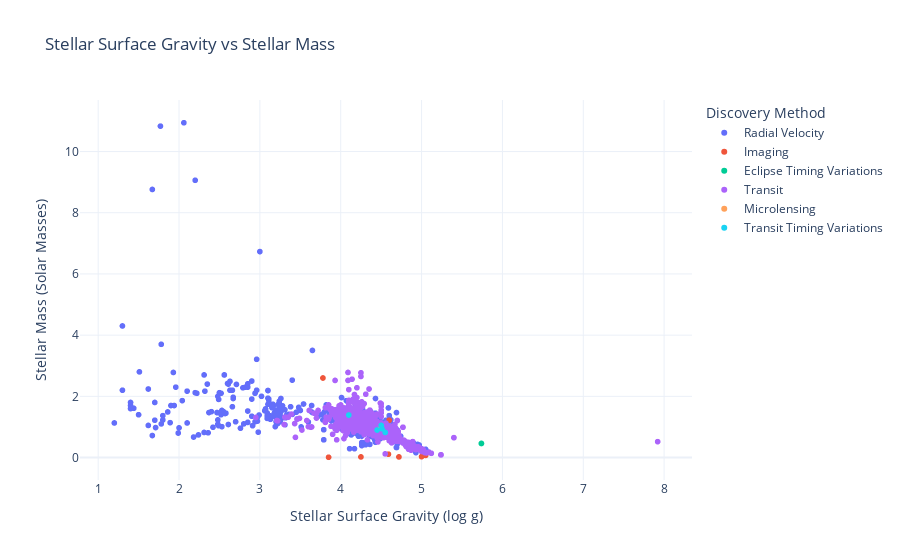

The notebook cell saved with this chart:
### Markdown cell above
### Relationship Between distance and Discovery Method

### Code cell
fig3 = px.scatter(
    filtered_data_filtered,
    x="Stellar Surface Gravity",
    y="Stellar Mass",
    color="Discovery Method",
    labels={
        "Stellar Surface Gravity": "Stellar Surface Gravity (log g)",
        "Stellar Mass": "Stellar Mass (Solar Masses)"
    },
    title="Stellar Surface Gravity vs Stellar Mass",
    template="plotly_white",
    log_x=False,
    log_y=False
)
fig3.show()

### Figure 1 — Plotly figure (JSON) as saved in the notebook; plotly's stock layout.template omitted (floating-point values rounded to 4 significant figures; data arrays with more than 128 entries replaced by an {"elided": "..."} marker saying what was removed)
{"data": [{"hovertemplate": "Discovery Method=Radial Velocity<br>Stellar Surface Gravity (log g)=%{x}<br>Stellar Mass (Solar Masses)=%{y}<extra></extra>", "legendgroup": "Radial Velocity", "marker": {"color": "#636efa", "symbol": "circle"}, "mode": "markers", "name": "Radial Velocity", "showlegend": true, "type": "scattergl", "x": {"elided": "899 float values"}, "xaxis": "x", "y": {"elided": "899 float values"}, "yaxis": "y"}, {"hovertemplate": "Discovery Method=Imaging<br>Stellar Surface Gravity (log g)=%{x}<br>Stellar Mass (Solar Masses)=%{y}<extra></extra>", "legendgroup": "Imaging", "marker": {"color": "#EF553B", "symbol": "circle"}, "mode": "markers", "name": "Imaging", "showlegend": true, "type": "scattergl", "x": [null, null, null, 4.59, null, null, null, null, null, null, 4.72, 3.85, null, 4.83, null, null, null, 4.6, null, null, null, null, null, null, null, null, null, null, null, null, null, null, null, 4, null, null, 4.25, null, null, null, null, 4.68, null, null, null, null, null, null, 5.05, null, 5, null, null, 3.78], "xaxis": "x", "y": [0.85, 0.19, 0.4, 0.11, 0.02, 0.02, 0.08, 0.6, 1.75, null, 0.02, 0.01, 0.35, 0.37, null, 0.33, 0.05, 1.22, 0.7, 0.9, 0.33, 2.4, 1.5, null, 1.6, 1.96, 2.5, 3.75, null, 1.3, 1.5, 1.5, 1.5, null, null, null, 0.02, null, null, 0.87, 1, 0.56, null, 1, 1, 0.06, 0.33, 0.36, 0.07, null, 0.03, 1.1, 1.76, 2.6], "yaxis": "y"}, {"hovertemplate": "Discovery Method=Eclipse Timing Variations<br>Stellar Surface Gravity (log g)=%{x}<br>Stellar Mass (Solar Masses)=%{y}<extra></extra>", "legendgroup": "Eclipse Timing Variations", "marker": {"color": "#00cc96", "symbol": "circle"}, "mode": "markers", "name": "Eclipse Timing Variations", "showlegend": true, "type": "scattergl", "x": [null, null, null, null, null, null, null, null, null, null, null, 5.74, 5.74, null, null, null], "xaxis": "x", "y": [0.48, 0.51, 0.69, 0.88, 0.88, 0.48, 1.21, null, null, null, 0.42, 0.46, 0.46, 0.44, 0.7, 0.7], "yaxis": "y"}, {"hovertemplate": "Discovery Method=Transit<br>Stellar Surface Gravity (log g)=%{x}<br>Stellar Mass (Solar Masses)=%{y}<extra></extra>", "legendgroup": "Transit", "marker": {"color": "#ab63fa", "symbol": "circle"}, "mode": "markers", "name": "Transit", "showlegend": true, "type": "scattergl", "x": {"elided": "3444 float values"}, "xaxis": "x", "y": {"elided": "3444 float values"}, "yaxis": "y"}, {"hovertemplate": "Discovery Method=Microlensing<br>Stellar Surface Gravity (log g)=%{x}<br>Stellar Mass (Solar Masses)=%{y}<extra></extra>", "legendgroup": "Microlensing", "marker": {"color": "#FFA15A", "symbol": "circle"}, "mode": "markers", "name": "Microlensing", "showlegend": true, "type": "scattergl", "x": [null, null, null, null, null, null, null, null, null, null, null, null, null, null, null, null, null, null, null, null, null, null, null, null, null, null, null, null, null, null, null, null, null, null, null, null, null, null, null, null, null, null, null, null, null, null, null, null, null, null, null, null, null, null, null, null, null, null, null, null, null, null, null, null, null, null, null, null, null, null, null, null, null, null, null, null, null, null, null, null, null, null, null, null, null, null, null, null, null, null, null, null, null, null, null, null, null, null, null, null, null, null, null, null, null, null, null, null, 4.5, null, null, null, null, null, null, null, null, null, null, null], "xaxis": "x", "y": [0.48, 0.09, 0.45, 0.04, 0.49, 0.07, 0.5, 0.64, 0.06, 0.76, 0.37, 0.33, 1.14, 0.09, 0.22, 1.09, 0.19, 0.65, 0.09, 0.69, 0.09, 0.76, 0.48, 0.61, 0.31, 0.06, 0.3, 0.21, 0.56, 0.56, 0.52, 0.19, 0.16, 0.58, 0.11, 0.18, 0.67, 0.75, 0.11, 0.15, 0.86, 0.39, 0.49, 0.1, 0.88, 0.02, 0.01, 0.29, 0.15, 0.75, 0.03, 0.63, 0.46, 0.69, 0.22, 0.51, 0.51, 0.41, 0.64, 0.71, 0.37, 0.41, 0.26, 0.21, 1.06, 1.06, 0.02, 0.44, 0.34, 0.29, 0.4, 0.57, 0.1, 0.54, 0.11, 0.29, 0.46, 0.33, 0.71, 0.62, 0.4, 0.4, 0.51, 0.1, 0.3, 0.38, 0.34, 0.55, 0.08, 0.13, 0.72, 0.3, 0.88, 0.08, 0.1, 0.4, 0.25, 0.56, 0.2, 0.7, 0.55, 0.21, 0.81, 0.23, 0.04, 0.25, 0.23, 0.12, 1, 0.54, 0.18, 0.18, 0.37, 1.11, 0.43, 0.42, 0.27, 0.8, 0.59, 0.81], "yaxis": "y"}, {"hovertemplate": "Discovery Method=Transit Timing Variations<br>Stellar Surface Gravity (log g)=%{x}<br>Stellar Mass (Solar Masses)=%{y}<extra></extra>", "legendgroup": "Transit Timing Variations", "marker": {"color": "#19d3f3", "symbol": "circle"}, "mode": "markers", "name": "Transit Timing Variations", "showlegend": true, "type": "scattergl", "x": [null, null, 4.51, null, null, null, null, null, null, null, null, null, null, null, 4.1, null, 4.45, 4.5, null, 4.55, null, null], "xaxis": "x", "y": [1.03, null, 0.94, 1.14, 0.8, 0.87, 0.89, 0.89, 0.67, 0.67, 1, 1, 0.9, 0.9, 1.39, 1.5, 0.9, 1.05, 0.91, 0.82, 1.12, 1.22], "yaxis": "y"}], "layout": {"legend": {"title": {"text": "Discovery Method"}, "tracegroupgap": 0}, "title": {"text": "Stellar Surface Gravity vs Stellar Mass"}, "xaxis": {"anchor": "y", "domain": [0, 1], "title": {"text": "Stellar Surface Gravity (log g)"}}, "yaxis": {"anchor": "x", "domain": [0, 1], "title": {"text": "Stellar Mass (Solar Masses)"}}}}
